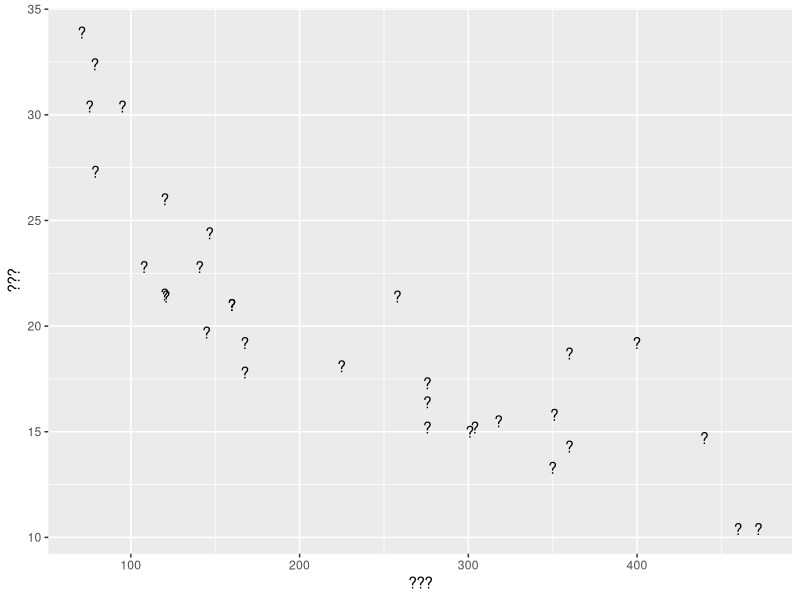
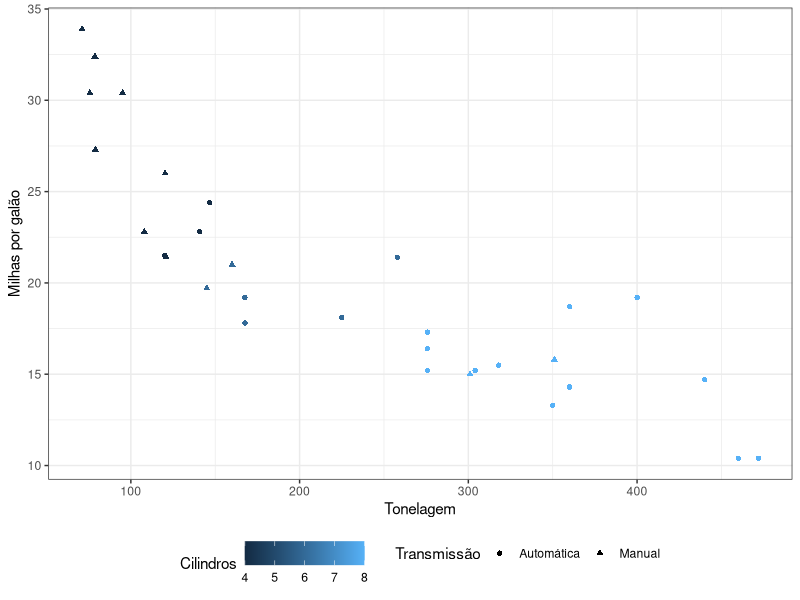

Generate these figures, in order, with R:
## ---- chunk 1
knitr::opts_chunk$set(collapse = TRUE, cache = TRUE)
## ---- chunk 2
library(ggplot2)

ggplot(mtcars) +
  geom_text(aes(x = disp, y = mpg, label = '?')) +
  labs(x = '???', y = '???')
## ---- chunk 3
ggplot(mtcars) +
  geom_point(aes(x = disp, y = mpg, shape = as.factor(am), color = cyl)) +
  labs(x = "Tonelagem", y = "Milhas por galão", 
       shape = "Transmissão", color = "Cilindros") +
  scale_shape_discrete(labels = c("Automática","Manual")) +
  theme_bw() +
  theme(legend.position = "bottom") 
  
